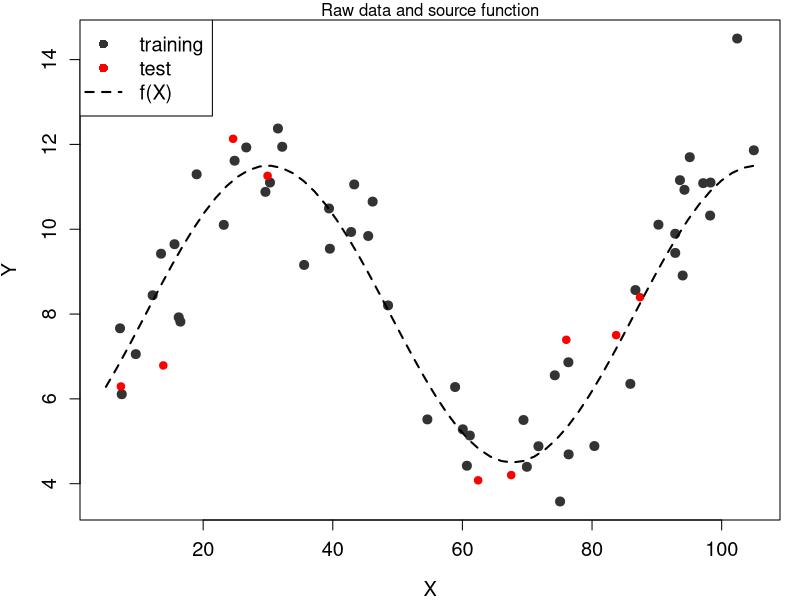
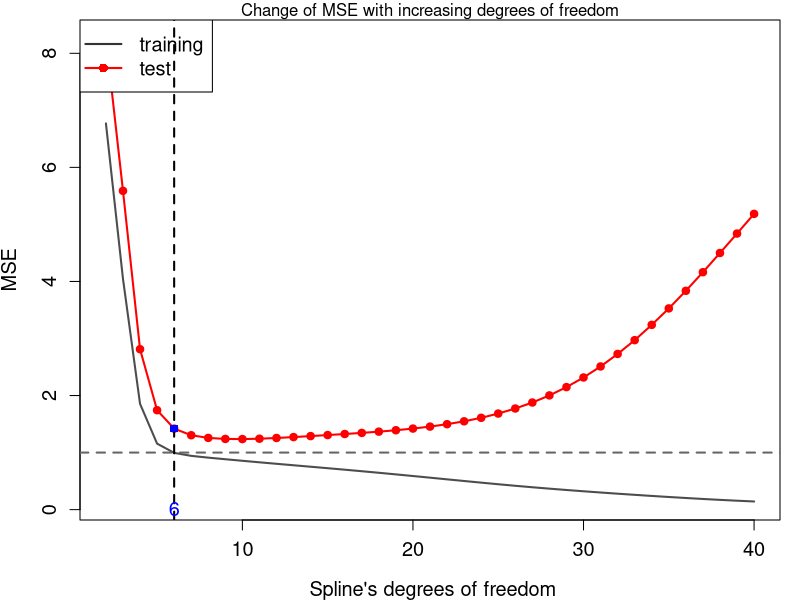
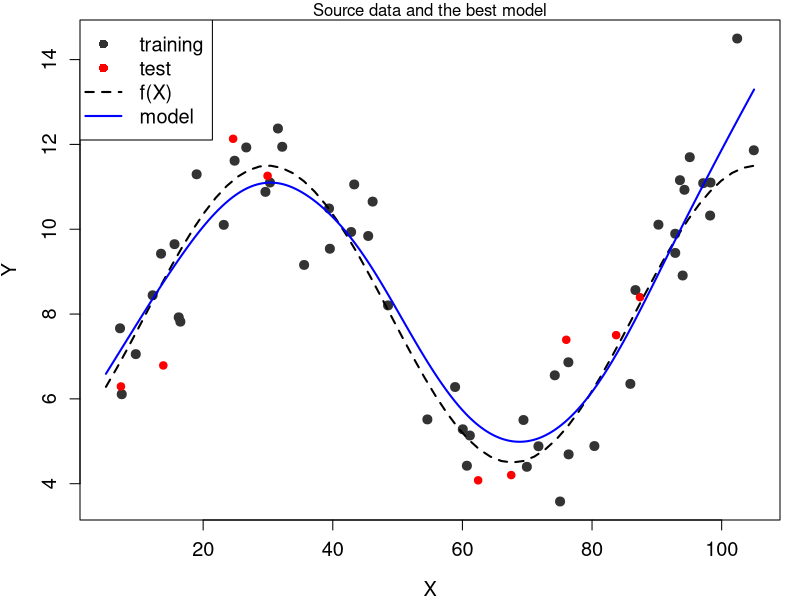
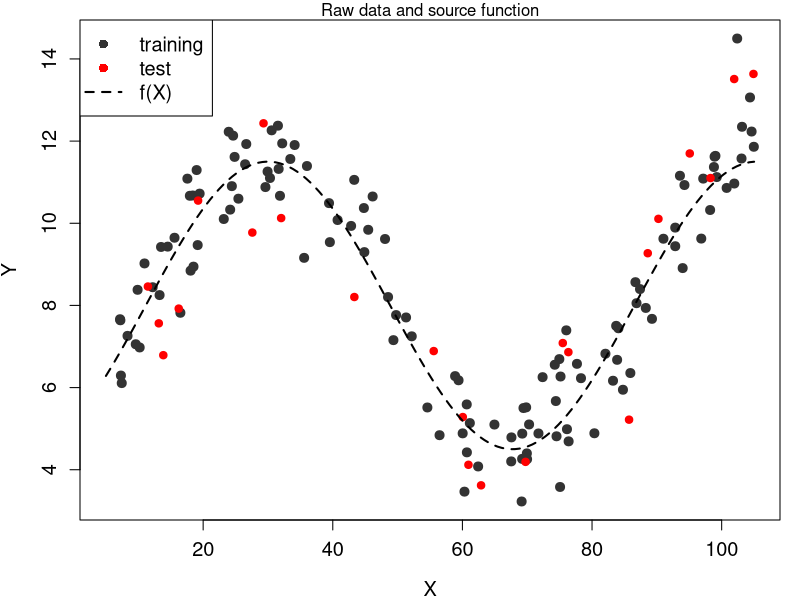
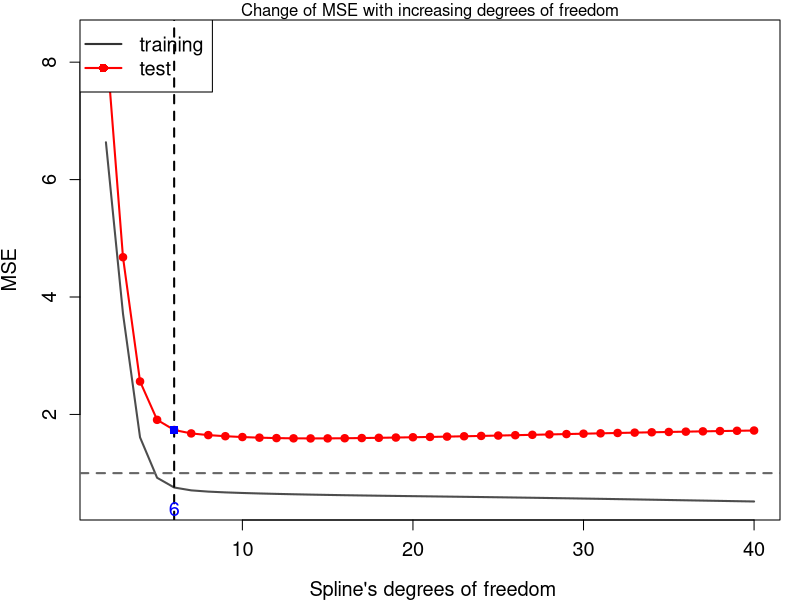
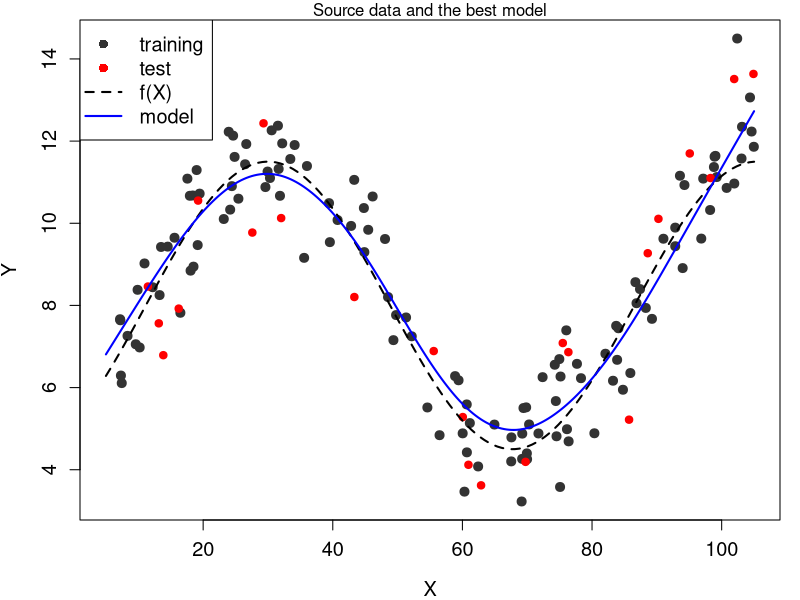
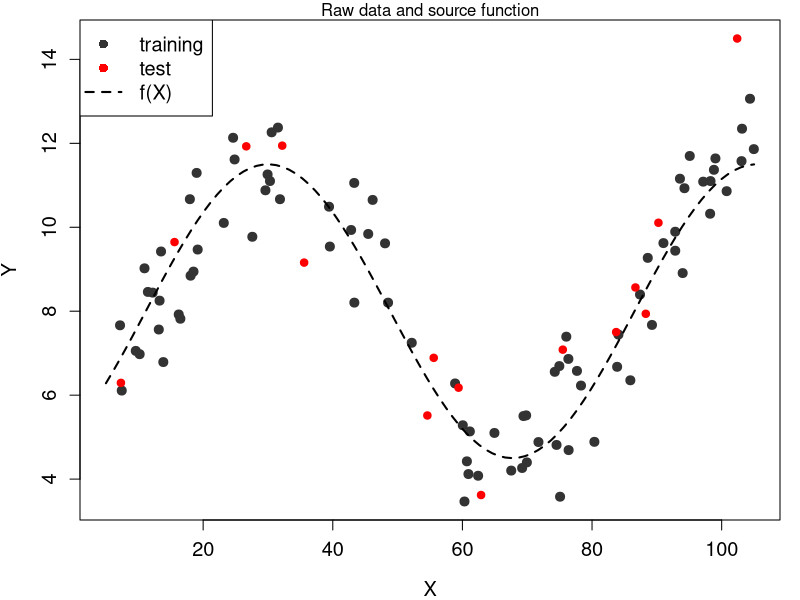
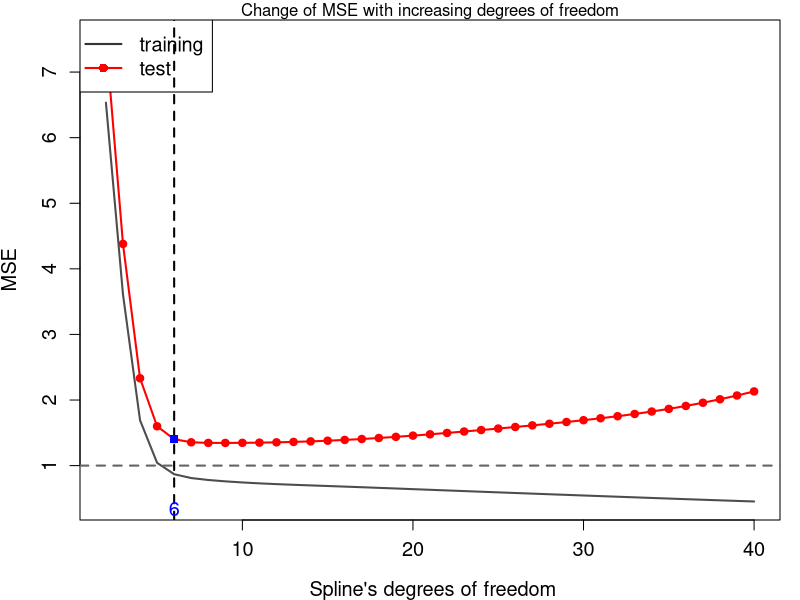

Write R code to recreate these figures, in order.
## ---- chunk 1
knitr::opts_chunk$set(echo = TRUE)
## ---- chunk 2
#  Генерируем данные ###########################################################

my.seed <- 1486372882    # ядро
n.all <- 60              # наблюдений всего
train.percent <- 0.85    # доля обучающей выборки
res.sd <- 1              # стандартное отклонение случайного шума
x.min <- 5               # границы изменения X: нижняя
x.max <- 105             #  и верхняя

# фактические значения x
set.seed(my.seed)
x <- runif(x.min, x.max, n = n.all)

# случайный шум
set.seed(my.seed)
res <- rnorm(mean = 0, sd = res.sd, n = n.all)

# отбираем наблюдения в обучающую выборку
set.seed(my.seed)
inTrain <- sample(seq_along(x), size = train.percent*n.all)

# истинная функция взаимосвязи
y.func <- function(x) {8 + 3.5*cos((x-30)/(12))}

# для графика истинной взаимосвязи
x.line <- seq(x.min, x.max, length = n.all)
y.line <- y.func(x.line)

# фактические значения y (с шумом)
y <- y.func(x) + res

# Создаём векторы с данными для построения графиков ############################

# наблюдения на обучающей выборке
x.train <- x[inTrain]
y.train <- y[inTrain]

# наблюдения на тестовой выборке
x.test <- x[-inTrain]
y.test <- y[-inTrain]

## ---- chunk 3
#  График 1: Исходные данные на график #########################################

# убираем широкие поля рисунка
par(mar = c(4, 4, 1, 1))

# наименьшие/наибольшие значения по осям
x.lim <- c(x.min, x.max)
y.lim <- c(min(y), max(y))

# наблюдения с шумом (обучающая выборка)
plot(x.train, y.train, 
     col = grey(0.2), bg = grey(0.2), pch = 21,
     xlab = 'X', ylab = 'Y', 
     xlim = x.lim, ylim = y.lim, 
     cex = 1.2, cex.lab = 1.2, cex.axis = 1.2)

# заголовок
mtext('Raw data and source function', side = 3)

# наблюдения тестовой выборки
points(x.test, y.test, col = 'red', bg = 'red', pch = 21)

# истинная функция
lines(x.line, y.line, lwd = 2, lty = 2)

# легенда
legend('topleft', legend = c('training', 'test', 'f(X)'),
       pch = c(16, 16, NA), 
       col = c(grey(0.2), 'red', 'black'),  
       lty = c(0, 0, 2), lwd = c(1, 1, 2), cex = 1.2)

## ---- chunk 4
#  Теперь строим модели с df от 2 до 40 ########################################

# максимальное число степеней свободы для модели сплайна
max.df <- 40

tbl <- data.frame(df = 2:max.df)   # таблица для записи ошибок
tbl$MSE.train <- 0                 # столбец: ошибки на обучающей выборке
tbl$MSE.test <- 0                  # столбец: ошибки на тестовой выборке

# цикл по степеням свободы
for (i in 2:max.df) {
    # строим модель
    mod <- smooth.spline(x = x.train, y = y.train, df = i)
    
    # модельные значения для расчёта ошибок
    y.model.train <- predict(mod, data.frame(x = x.train))$y[, 1]
    y.model.test <- predict(mod, data.frame(x = x.test))$y[, 1]
    
    # считаем средний квадрат ошибки на обучающей и тестовой выборке
    MSE <- c(sum((y.train - y.model.train)^2) / length(x.train),
             sum((y.test - y.model.test)^2) / length(x.test))
    
    # записываем ошибки в таблицу
    tbl[tbl$df == i, c('MSE.train', 'MSE.test')] <- MSE
}

# первые строки таблицы
head(tbl,10)
## ---- chunk 5
#  График 2: Зависимость MSE от гибкости модели ################################

plot(x = tbl$df, y = tbl$MSE.test, 
     type = 'l', col = 'red', lwd = 2,
     xlab = " Spline's degrees of freedom", ylab = 'MSE',
     ylim = c(min(tbl$MSE.train, tbl$MSE.test), 
              max(tbl$MSE.train, tbl$MSE.test)),
     cex = 1.2, cex.lab = 1.2, cex.axis = 1.2)

# заголовок
mtext('Change of MSE with increasing degrees of freedom', side = 3)

points(x = tbl$df, y = tbl$MSE.test,
       pch = 21, col = 'red', bg = 'red')
lines(x = tbl$df, y = tbl$MSE.train, col = grey(0.3), lwd = 2)
# неустранимая ошибка
abline(h = res.sd, lty = 2, col = grey(0.4), lwd = 2)

# легенда
legend('topleft', legend = c('training', 'test'),
       pch = c(NA, 16), 
       col = c(grey(0.2), 'red'),  
       lty = c(1, 1), lwd = c(2, 2), cex = 1.2)

# степени свободы у наименьшей ошибки на тестовой выборке
min.MSE.test <- min(tbl$MSE.test)
df.min.MSE.test <- tbl[tbl$MSE.test == min.MSE.test, 'df']

# компромисс между точностью и простотой модели по графику
df.my.MSE.test <- 6
my.MSE.test <- tbl[tbl$df == df.my.MSE.test, 'MSE.test']

# ставим точку на графике
abline(v = df.my.MSE.test, 
       lty = 2, lwd = 2)
points(x = df.my.MSE.test, y = my.MSE.test, 
       pch = 15, col = 'blue')
mtext(df.my.MSE.test, 
      side = 1, line = -1, at = df.my.MSE.test, col = 'blue', cex = 1.2)
## ---- chunk 6
#  График 3: Лучшая модель (компромисс между гибкостью и точностью) ############

mod.MSE.test <- smooth.spline(x = x.train, y = y.train, df = df.my.MSE.test)

# для гладких графиков модели
x.model.plot <- seq(x.min, x.max, length = 250)
y.model.plot <- predict(mod.MSE.test, data.frame(x = x.model.plot))$y[, 1]

# убираем широкие поля рисунка
par(mar = c(4, 4, 1, 1))

# наименьшие/наибольшие значения по осям
x.lim <- c(x.min, x.max)
y.lim <- c(min(y), max(y))

# наблюдения с шумом (обучающая выборка)
plot(x.train, y.train, 
     col = grey(0.2), bg = grey(0.2), pch = 21,
     xlab = 'X', ylab = 'Y', 
     xlim = x.lim, ylim = y.lim, 
     cex = 1.2, cex.lab = 1.2, cex.axis = 1.2)

# заголовок
mtext('Source data and the best model', side = 3)

# наблюдения тестовой выборки
points(x.test, y.test, 
       col = 'red', bg = 'red', pch = 21)

# истинная функция
lines(x.line, y.line, 
      lwd = 2, lty = 2)

# модель
lines(x.model.plot, y.model.plot, 
      lwd = 2, col = 'blue')

# легенда
legend('topleft', legend = c('training', 'test', 'f(X)', 'model'),
       pch = c(16, 16, NA, NA), 
       col = c(grey(0.2), 'red', 'black', 'blue'),  
       lty = c(0, 0, 2, 1), lwd = c(1, 1, 2, 2), cex = 1.2)
## ---- chunk 7

#  Генерируем данные ###########################################################

my.seed <- 1486372882    # ядро
n.all <- 150              # наблюдений всего
train.percent <- 0.85    # доля обучающей выборки
res.sd <- 1              # стандартное отклонение случайного шума
x.min <- 5               # границы изменения X: нижняя
x.max <- 105             #  и верхняя

# фактические значения x
set.seed(my.seed)
x <- runif(x.min, x.max, n = n.all)

# случайный шум
set.seed(my.seed)
res <- rnorm(mean = 0, sd = res.sd, n = n.all)

# отбираем наблюдения в обучающую выборку
set.seed(my.seed)
inTrain <- sample(seq_along(x), size = train.percent*n.all)

# истинная функция взаимосвязи
y.func <- function(x) {8 + 3.5*cos((x-30)/(12))}

# для графика истинной взаимосвязи
x.line <- seq(x.min, x.max, length = n.all)
y.line <- y.func(x.line)

# фактические значения y (с шумом)
y <- y.func(x) + res

# Создаём векторы с данными для построения графиков ############################

# наблюдения на обучающей выборке
x.train <- x[inTrain]
y.train <- y[inTrain]

# наблюдения на тестовой выборке
x.test <- x[-inTrain]
y.test <- y[-inTrain]

#  График 1: Исходные данные на график #########################################

# убираем широкие поля рисунка
par(mar = c(4, 4, 1, 1))

# наименьшие/наибольшие значения по осям
x.lim <- c(x.min, x.max)
y.lim <- c(min(y), max(y))

# наблюдения с шумом (обучающая выборка)
plot(x.train, y.train, 
     col = grey(0.2), bg = grey(0.2), pch = 21,
     xlab = 'X', ylab = 'Y', 
     xlim = x.lim, ylim = y.lim, 
     cex = 1.2, cex.lab = 1.2, cex.axis = 1.2)

# заголовок
mtext('Raw data and source function', side = 3)

# наблюдения тестовой выборки
points(x.test, y.test, col = 'red', bg = 'red', pch = 21)

# истинная функция
lines(x.line, y.line, lwd = 2, lty = 2)

# легенда
legend('topleft', legend = c('training', 'test', 'f(X)'),
       pch = c(16, 16, NA), 
       col = c(grey(0.2), 'red', 'black'),  
       lty = c(0, 0, 2), lwd = c(1, 1, 2), cex = 1.2)

#  Теперь строим модели с df от 2 до 40 ########################################

# максимальное число степеней свободы для модели сплайна
max.df <- 40

tbl <- data.frame(df = 2:max.df)   # таблица для записи ошибок
tbl$MSE.train <- 0                 # столбец: ошибки на обучающей выборке
tbl$MSE.test <- 0                  # столбец: ошибки на тестовой выборке

# цикл по степеням свободы
for (i in 2:max.df) {
    # строим модель
    mod <- smooth.spline(x = x.train, y = y.train, df = i)
    
    # модельные значения для расчёта ошибок
    y.model.train <- predict(mod, data.frame(x = x.train))$y[, 1]
    y.model.test <- predict(mod, data.frame(x = x.test))$y[, 1]
    
    # считаем средний квадрат ошибки на обучающей и тестовой выборке
    MSE <- c(sum((y.train - y.model.train)^2) / length(x.train),
             sum((y.test - y.model.test)^2) / length(x.test))
    
    # записываем ошибки в таблицу
    tbl[tbl$df == i, c('MSE.train', 'MSE.test')] <- MSE
}

# первые строки таблицы
head(tbl,10)
#  График 2: Зависимость MSE от гибкости модели ################################

plot(x = tbl$df, y = tbl$MSE.test, 
     type = 'l', col = 'red', lwd = 2,
     xlab = " Spline's degrees of freedom", ylab = 'MSE',
     ylim = c(min(tbl$MSE.train, tbl$MSE.test), 
              max(tbl$MSE.train, tbl$MSE.test)),
     cex = 1.2, cex.lab = 1.2, cex.axis = 1.2)

# заголовок
mtext('Change of MSE with increasing degrees of freedom', side = 3)

points(x = tbl$df, y = tbl$MSE.test,
       pch = 21, col = 'red', bg = 'red')
lines(x = tbl$df, y = tbl$MSE.train, col = grey(0.3), lwd = 2)
# неустранимая ошибка
abline(h = res.sd, lty = 2, col = grey(0.4), lwd = 2)

# легенда
legend('topleft', legend = c('training', 'test'),
       pch = c(NA, 16), 
       col = c(grey(0.2), 'red'),  
       lty = c(1, 1), lwd = c(2, 2), cex = 1.2)

# степени свободы у наименьшей ошибки на тестовой выборке
min.MSE.test <- min(tbl$MSE.test)
df.min.MSE.test <- tbl[tbl$MSE.test == min.MSE.test, 'df']

# компромисс между точностью и простотой модели по графику
df.my.MSE.test <- 6
my.MSE.test <- tbl[tbl$df == df.my.MSE.test, 'MSE.test']

# ставим точку на графике
abline(v = df.my.MSE.test, 
       lty = 2, lwd = 2)
points(x = df.my.MSE.test, y = my.MSE.test, 
       pch = 15, col = 'blue')
mtext(df.my.MSE.test, 
      side = 1, line = -1, at = df.my.MSE.test, col = 'blue', cex = 1.2)

#  График 3: Лучшая модель (компромисс между гибкостью и точностью) ############

mod.MSE.test <- smooth.spline(x = x.train, y = y.train, df = df.my.MSE.test)

# для гладких графиков модели
x.model.plot <- seq(x.min, x.max, length = 250)
y.model.plot <- predict(mod.MSE.test, data.frame(x = x.model.plot))$y[, 1]

# убираем широкие поля рисунка
par(mar = c(4, 4, 1, 1))

# наименьшие/наибольшие значения по осям
x.lim <- c(x.min, x.max)
y.lim <- c(min(y), max(y))

# наблюдения с шумом (обучающая выборка)
plot(x.train, y.train, 
     col = grey(0.2), bg = grey(0.2), pch = 21,
     xlab = 'X', ylab = 'Y', 
     xlim = x.lim, ylim = y.lim, 
     cex = 1.2, cex.lab = 1.2, cex.axis = 1.2)

# заголовок
mtext('Source data and the best model', side = 3)

# наблюдения тестовой выборки
points(x.test, y.test, 
       col = 'red', bg = 'red', pch = 21)

# истинная функция
lines(x.line, y.line, 
      lwd = 2, lty = 2)

# модель
lines(x.model.plot, y.model.plot, 
      lwd = 2, col = 'blue')

# легенда
legend('topleft', legend = c('training', 'test', 'f(X)', 'model'),
       pch = c(16, 16, NA, NA), 
       col = c(grey(0.2), 'red', 'black', 'blue'),  
       lty = c(0, 0, 2, 1), lwd = c(1, 1, 2, 2), cex = 1.2)
## ---- chunk 8

#  Генерируем данные ###########################################################

my.seed <- 1486372882    # ядро
n.all <- 100              # наблюдений всего
train.percent <- 0.85    # доля обучающей выборки
res.sd <- 1              # стандартное отклонение случайного шума
x.min <- 5               # границы изменения X: нижняя
x.max <- 105             #  и верхняя

# фактические значения x
set.seed(my.seed)
x <- runif(x.min, x.max, n = n.all)

# случайный шум
set.seed(my.seed)
res <- rnorm(mean = 0, sd = res.sd, n = n.all)

# отбираем наблюдения в обучающую выборку
set.seed(my.seed)
inTrain <- sample(seq_along(x), size = train.percent*n.all)

# истинная функция взаимосвязи
y.func <- function(x) {8 + 3.5*cos((x-30)/(12))}

# для графика истинной взаимосвязи
x.line <- seq(x.min, x.max, length = n.all)
y.line <- y.func(x.line)

# фактические значения y (с шумом)
y <- y.func(x) + res

# Создаём векторы с данными для построения графиков ############################

# наблюдения на обучающей выборке
x.train <- x[inTrain]
y.train <- y[inTrain]

# наблюдения на тестовой выборке
x.test <- x[-inTrain]
y.test <- y[-inTrain]

#  График 1: Исходные данные на график #########################################

# убираем широкие поля рисунка
par(mar = c(4, 4, 1, 1))

# наименьшие/наибольшие значения по осям
x.lim <- c(x.min, x.max)
y.lim <- c(min(y), max(y))

# наблюдения с шумом (обучающая выборка)
plot(x.train, y.train, 
     col = grey(0.2), bg = grey(0.2), pch = 21,
     xlab = 'X', ylab = 'Y', 
     xlim = x.lim, ylim = y.lim, 
     cex = 1.2, cex.lab = 1.2, cex.axis = 1.2)

# заголовок
mtext('Raw data and source function', side = 3)

# наблюдения тестовой выборки
points(x.test, y.test, col = 'red', bg = 'red', pch = 21)

# истинная функция
lines(x.line, y.line, lwd = 2, lty = 2)

# легенда
legend('topleft', legend = c('training', 'test', 'f(X)'),
       pch = c(16, 16, NA), 
       col = c(grey(0.2), 'red', 'black'),  
       lty = c(0, 0, 2), lwd = c(1, 1, 2), cex = 1.2)

#  Теперь строим модели с df от 2 до 40 ########################################

# максимальное число степеней свободы для модели сплайна
max.df <- 40

tbl <- data.frame(df = 2:max.df)   # таблица для записи ошибок
tbl$MSE.train <- 0                 # столбец: ошибки на обучающей выборке
tbl$MSE.test <- 0                  # столбец: ошибки на тестовой выборке

# цикл по степеням свободы
for (i in 2:max.df) {
    # строим модель
    mod <- smooth.spline(x = x.train, y = y.train, df = i)
    
    # модельные значения для расчёта ошибок
    y.model.train <- predict(mod, data.frame(x = x.train))$y[, 1]
    y.model.test <- predict(mod, data.frame(x = x.test))$y[, 1]
    
    # считаем средний квадрат ошибки на обучающей и тестовой выборке
    MSE <- c(sum((y.train - y.model.train)^2) / length(x.train),
             sum((y.test - y.model.test)^2) / length(x.test))
    
    # записываем ошибки в таблицу
    tbl[tbl$df == i, c('MSE.train', 'MSE.test')] <- MSE
}

# первые строки таблицы
head(tbl,10)
#  График 2: Зависимость MSE от гибкости модели ################################

plot(x = tbl$df, y = tbl$MSE.test, 
     type = 'l', col = 'red', lwd = 2,
     xlab = " Spline's degrees of freedom", ylab = 'MSE',
     ylim = c(min(tbl$MSE.train, tbl$MSE.test), 
              max(tbl$MSE.train, tbl$MSE.test)),
     cex = 1.2, cex.lab = 1.2, cex.axis = 1.2)

# заголовок
mtext('Change of MSE with increasing degrees of freedom', side = 3)

points(x = tbl$df, y = tbl$MSE.test,
       pch = 21, col = 'red', bg = 'red')
lines(x = tbl$df, y = tbl$MSE.train, col = grey(0.3), lwd = 2)
# неустранимая ошибка
abline(h = res.sd, lty = 2, col = grey(0.4), lwd = 2)

# легенда
legend('topleft', legend = c('training', 'test'),
       pch = c(NA, 16), 
       col = c(grey(0.2), 'red'),  
       lty = c(1, 1), lwd = c(2, 2), cex = 1.2)

# степени свободы у наименьшей ошибки на тестовой выборке
min.MSE.test <- min(tbl$MSE.test)
df.min.MSE.test <- tbl[tbl$MSE.test == min.MSE.test, 'df']

# компромисс между точностью и простотой модели по графику
df.my.MSE.test <- 6
my.MSE.test <- tbl[tbl$df == df.my.MSE.test, 'MSE.test']

# ставим точку на графике
abline(v = df.my.MSE.test, 
       lty = 2, lwd = 2)
points(x = df.my.MSE.test, y = my.MSE.test, 
       pch = 15, col = 'blue')
mtext(df.my.MSE.test, 
      side = 1, line = -1, at = df.my.MSE.test, col = 'blue', cex = 1.2)

#  График 3: Лучшая модель (компромисс между гибкостью и точностью) ############

mod.MSE.test <- smooth.spline(x = x.train, y = y.train, df = df.my.MSE.test)

# для гладких графиков модели
x.model.plot <- seq(x.min, x.max, length = 250)
y.model.plot <- predict(mod.MSE.test, data.frame(x = x.model.plot))$y[, 1]

# убираем широкие поля рисунка
par(mar = c(4, 4, 1, 1))

# наименьшие/наибольшие значения по осям
x.lim <- c(x.min, x.max)
y.lim <- c(min(y), max(y))

# наблюдения с шумом (обучающая выборка)
plot(x.train, y.train, 
     col = grey(0.2), bg = grey(0.2), pch = 21,
     xlab = 'X', ylab = 'Y', 
     xlim = x.lim, ylim = y.lim, 
     cex = 1.2, cex.lab = 1.2, cex.axis = 1.2)

# заголовок
mtext('Source data and the best model', side = 3)

# наблюдения тестовой выборки
points(x.test, y.test, 
       col = 'red', bg = 'red', pch = 21)

# истинная функция
lines(x.line, y.line, 
      lwd = 2, lty = 2)

# модель
lines(x.model.plot, y.model.plot, 
      lwd = 2, col = 'blue')

# легенда
legend('topleft', legend = c('training', 'test', 'f(X)', 'model'),
       pch = c(16, 16, NA, NA), 
       col = c(grey(0.2), 'red', 'black', 'blue'),  
       lty = c(0, 0, 2, 1), lwd = c(1, 1, 2, 2), cex = 1.2)
## ---- chunk 9

#  Генерируем данные ###########################################################

my.seed <- 1486372882    # ядро
n.all <- 50              # наблюдений всего
train.percent <- 0.85    # доля обучающей выборки
res.sd <- 1              # стандартное отклонение случайного шума
x.min <- 5               # границы изменения X: нижняя
x.max <- 105             #  и верхняя

# фактические значения x
set.seed(my.seed)
x <- runif(x.min, x.max, n = n.all)

# случайный шум
set.seed(my.seed)
res <- rnorm(mean = 0, sd = res.sd, n = n.all)

# отбираем наблюдения в обучающую выборку
set.seed(my.seed)
inTrain <- sample(seq_along(x), size = train.percent*n.all)

# истинная функция взаимосвязи
y.func <- function(x) {8 + 3.5*cos((x-30)/(12))}

# для графика истинной взаимосвязи
x.line <- seq(x.min, x.max, length = n.all)
y.line <- y.func(x.line)

# фактические значения y (с шумом)
y <- y.func(x) + res

# Создаём векторы с данными для построения графиков ############################

# наблюдения на обучающей выборке
x.train <- x[inTrain]
y.train <- y[inTrain]

# наблюдения на тестовой выборке
x.test <- x[-inTrain]
y.test <- y[-inTrain]

#  График 1: Исходные данные на график #########################################

# убираем широкие поля рисунка
par(mar = c(4, 4, 1, 1))

# наименьшие/наибольшие значения по осям
x.lim <- c(x.min, x.max)
y.lim <- c(min(y), max(y))

# наблюдения с шумом (обучающая выборка)
plot(x.train, y.train, 
     col = grey(0.2), bg = grey(0.2), pch = 21,
     xlab = 'X', ylab = 'Y', 
     xlim = x.lim, ylim = y.lim, 
     cex = 1.2, cex.lab = 1.2, cex.axis = 1.2)

# заголовок
mtext('Raw data and source function', side = 3)

# наблюдения тестовой выборки
points(x.test, y.test, col = 'red', bg = 'red', pch = 21)

# истинная функция
lines(x.line, y.line, lwd = 2, lty = 2)

# легенда
legend('topleft', legend = c('training', 'test', 'f(X)'),
       pch = c(16, 16, NA), 
       col = c(grey(0.2), 'red', 'black'),  
       lty = c(0, 0, 2), lwd = c(1, 1, 2), cex = 1.2)

#  Теперь строим модели с df от 2 до 40 ########################################

# максимальное число степеней свободы для модели сплайна
max.df <- 40

tbl <- data.frame(df = 2:max.df)   # таблица для записи ошибок
tbl$MSE.train <- 0                 # столбец: ошибки на обучающей выборке
tbl$MSE.test <- 0                  # столбец: ошибки на тестовой выборке

# цикл по степеням свободы
for (i in 2:max.df) {
    # строим модель
    mod <- smooth.spline(x = x.train, y = y.train, df = i)
    
    # модельные значения для расчёта ошибок
    y.model.train <- predict(mod, data.frame(x = x.train))$y[, 1]
    y.model.test <- predict(mod, data.frame(x = x.test))$y[, 1]
    
    # считаем средний квадрат ошибки на обучающей и тестовой выборке
    MSE <- c(sum((y.train - y.model.train)^2) / length(x.train),
             sum((y.test - y.model.test)^2) / length(x.test))
    
    # записываем ошибки в таблицу
    tbl[tbl$df == i, c('MSE.train', 'MSE.test')] <- MSE
}

# первые строки таблицы
head(tbl,10)
#  График 2: Зависимость MSE от гибкости модели ################################

plot(x = tbl$df, y = tbl$MSE.test, 
     type = 'l', col = 'red', lwd = 2,
     xlab = " Spline's degrees of freedom", ylab = 'MSE',
     ylim = c(min(tbl$MSE.train, tbl$MSE.test), 
              max(tbl$MSE.train, tbl$MSE.test)),
     cex = 1.2, cex.lab = 1.2, cex.axis = 1.2)

# заголовок
mtext('Change of MSE with increasing degrees of freedom', side = 3)

points(x = tbl$df, y = tbl$MSE.test,
       pch = 21, col = 'red', bg = 'red')
lines(x = tbl$df, y = tbl$MSE.train, col = grey(0.3), lwd = 2)
# неустранимая ошибка
abline(h = res.sd, lty = 2, col = grey(0.4), lwd = 2)

# легенда
legend('topleft', legend = c('training', 'test'),
       pch = c(NA, 16), 
       col = c(grey(0.2), 'red'),  
       lty = c(1, 1), lwd = c(2, 2), cex = 1.2)

# степени свободы у наименьшей ошибки на тестовой выборке
min.MSE.test <- min(tbl$MSE.test)
df.min.MSE.test <- tbl[tbl$MSE.test == min.MSE.test, 'df']

# компромисс между точностью и простотой модели по графику
df.my.MSE.test <- 6
my.MSE.test <- tbl[tbl$df == df.my.MSE.test, 'MSE.test']

# ставим точку на графике
abline(v = df.my.MSE.test, 
       lty = 2, lwd = 2)
points(x = df.my.MSE.test, y = my.MSE.test, 
       pch = 15, col = 'blue')
mtext(df.my.MSE.test, 
      side = 1, line = -1, at = df.my.MSE.test, col = 'blue', cex = 1.2)

#  График 3: Лучшая модель (компромисс между гибкостью и точностью) ############

mod.MSE.test <- smooth.spline(x = x.train, y = y.train, df = df.my.MSE.test)

# для гладких графиков модели
x.model.plot <- seq(x.min, x.max, length = 250)
y.model.plot <- predict(mod.MSE.test, data.frame(x = x.model.plot))$y[, 1]

# убираем широкие поля рисунка
par(mar = c(4, 4, 1, 1))

# наименьшие/наибольшие значения по осям
x.lim <- c(x.min, x.max)
y.lim <- c(min(y), max(y))

# наблюдения с шумом (обучающая выборка)
plot(x.train, y.train, 
     col = grey(0.2), bg = grey(0.2), pch = 21,
     xlab = 'X', ylab = 'Y', 
     xlim = x.lim, ylim = y.lim, 
     cex = 1.2, cex.lab = 1.2, cex.axis = 1.2)

# заголовок
mtext('Source data and the best model', side = 3)

# наблюдения тестовой выборки
points(x.test, y.test, 
       col = 'red', bg = 'red', pch = 21)

# истинная функция
lines(x.line, y.line, 
      lwd = 2, lty = 2)

# модель
lines(x.model.plot, y.model.plot, 
      lwd = 2, col = 'blue')

# легенда
legend('topleft', legend = c('training', 'test', 'f(X)', 'model'),
       pch = c(16, 16, NA, NA), 
       col = c(grey(0.2), 'red', 'black', 'blue'),  
       lty = c(0, 0, 2, 1), lwd = c(1, 1, 2, 2), cex = 1.2)
